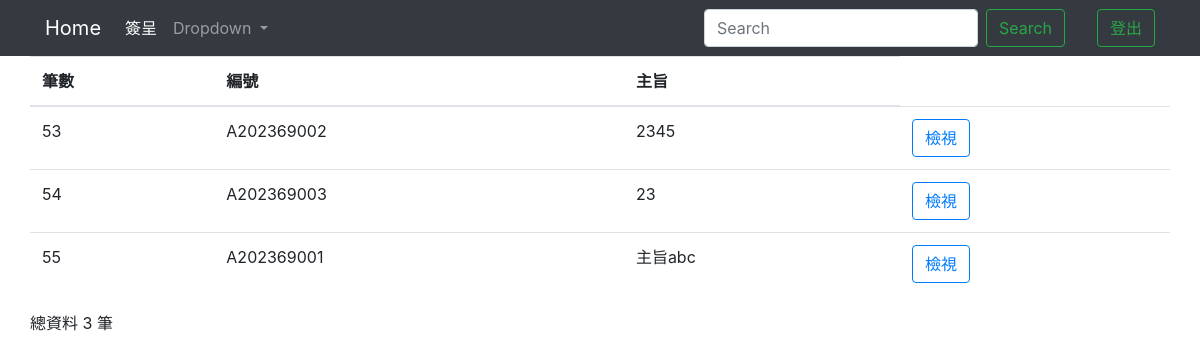
The page /signallIndex/ on the database as committed earlier.
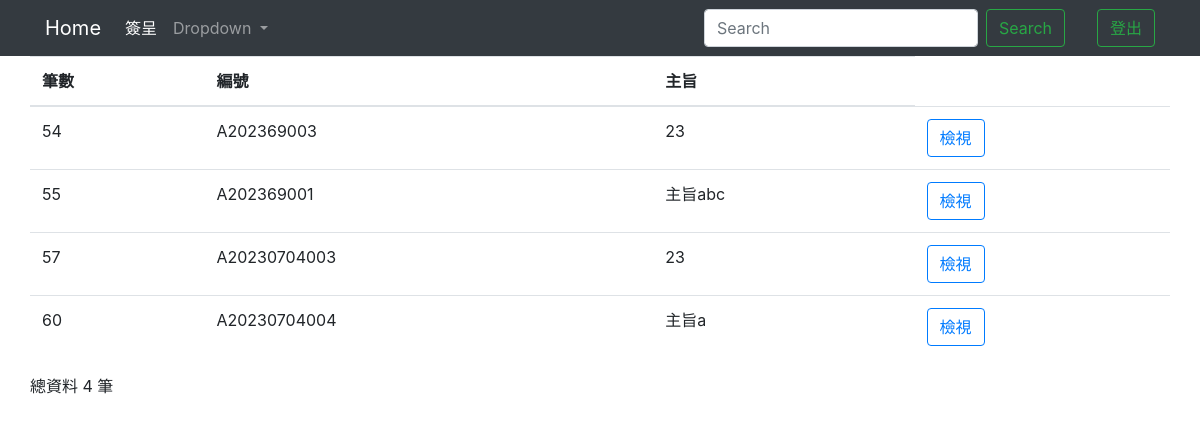
The same page on the database as committed later.
### testapp/models.py (models this page shows)
class Signed (models.Model):
    cNumber = models.CharField(max_length=50, default='', null=False)#編號
    cJob_title = models.CharField(max_length=50,blank=True)#職稱
    cSubject = models.CharField(max_length=255, default='', null=False)#主旨
    cDiscription = models.TextField(blank=True)#說明
    home = models.OneToOneField(Home, on_delete=models.CASCADE,default='')

### testapp/views.py (the view)
# urls.py: path('signallIndex/',signallIndex),
def signallIndex(request):
    if request.user.is_authenticated:
        username=request.user.username
        authenticate=request.user.is_staff
    if 'q' in request.GET:
        q = request.GET['q']
        multiple_q = Q(Q(cNumber__icontains=q) | Q(cSubject__icontains=q))
        signall = Signed.objects.filter(multiple_q)
    else:
        signall = Signed.objects.all().order_by("id")
    signallCount = len(signall)
    return render(request, "signall_Index.html",locals())

### templates/signall_Index.html (shortened to what this page needs)
<!DOCTYPE html>
<html lang="en">
<head>
  <link rel="stylesheet" href="https://cdn.jsdelivr.net/npm/bootstrap@4.6.2/dist/css/bootstrap.min.css">
  {% load static %}
</head>
<body>
  <nav class="navbar navbar-expand-lg navbar-dark bg-dark">
    <div class="container">
      <a class="navbar-brand" href="/homeIndex/">Home</a>
      <div class="collapse navbar-collapse" id="navbarSupportedContent">
        <ul class="navbar-nav mr-auto">
          <li class="nav-item active">
            <a class="nav-link disabled" >簽呈 <span class="sr-only">(current)</span></a>
          </li>
          <li class="nav-item dropdown">
            <a class="nav-link dropdown-toggle" href="#" role="button" data-toggle="dropdown" aria-expanded="false">
              Dropdown
            </a>
          </li>
        </ul>
        <form class="form-inline my-2 my-lg-0">
          <input class="form-control mr-sm-2" name='q' type="search" placeholder="Search" aria-label="Search">
          <button class="btn btn-outline-success my-2 my-sm-0" type="submit">Search</button>
        </form>
        <ul class="navbar-nav ml-2">
          <li class="nav-item active">
            <a class="nav-link disabled" style="color: green;">{{username}} <span class="sr-only">(current)</span></a>
          </li>
        </ul>
        <ul class="navbar-nav ml-2">
          <li class="nav-item">
            <button class="btn btn-outline-success my-2 my-sm-0" onclick="Logout(event)">登出</button>
          </li>
        </ul>
      </div>
    </div>
  </nav>
  <form action="." method="POST">
    <div class="container">
      <div class="row">
        <table class="table">
          <thead>
            <th scope="col">筆數</th>
            <th scope="col">編號</th>
            <th scope="col">主旨</th>
          </thead>
          <tbody>
            {% for unit in signall %}
            <tr>
              <td>{{unit.id}}</td>
              <td>{{unit.cNumber}}</td>
              <td>{{unit.cSubject}}</td>
              <td>
                <button type="button" class="btn btn-outline-primary" id="{{unit.cNumber}}" onclick="View()">檢視</button>
              </td>
            </tr>
            {% endfor %}
          </tbody>
        </table>
      </div>
    </div>
  </form>
  <div class="container">
    <div class="row">
      <p>總資料 {{signallCount}} 筆</p>
    </div>
  </div>
</body>
</html>

Rows that differ between the two databases and show on the page:
removed Signed: id "53", cNumber "A202369002", cSubject "2345"
added Signed: id "57", cNumber "A20230704003", cSubject "23"
added Signed: id "60", cNumber "A20230704004", cSubject "主旨a"
Other text that changed with them:
{{ signallCount }}: "3" → "4"
